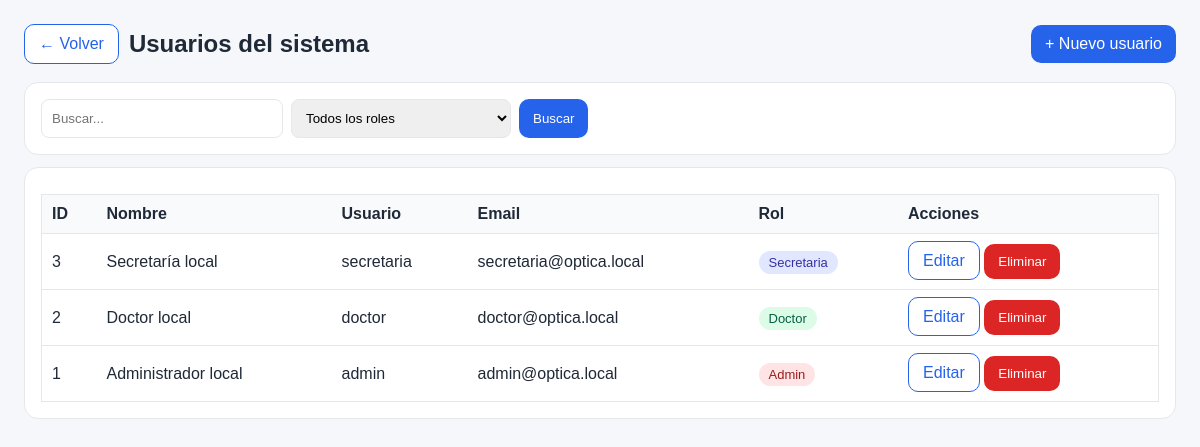
The app's page /Administrador/usuarios.php (signed in) with its own data.
### tables this page shows
CREATE TABLE IF NOT EXISTS usuarios (
  id INT UNSIGNED AUTO_INCREMENT PRIMARY KEY,
  nombre VARCHAR(150) NOT NULL,
  usuario VARCHAR(100) NOT NULL,
  email VARCHAR(160) NOT NULL,
  `contraseña` VARCHAR(255) NOT NULL,
  rol ENUM('admin','doctor','secretaria') NOT NULL DEFAULT 'secretaria',
  reset_token VARCHAR(255) NULL,
  reset_expira DATETIME NULL,
  intentos_fallidos INT NOT NULL DEFAULT 0,
  bloqueado_hasta DATETIME NULL,
  mfa_email TINYINT(1) NOT NULL DEFAULT 0,
  last_login_at DATETIME NULL,
  last_login_ip VARCHAR(45) NULL,
  last_login_ua VARCHAR(255) NULL,
  created_at TIMESTAMP NOT NULL DEFAULT CURRENT_TIMESTAMP,
  updated_at TIMESTAMP NULL DEFAULT NULL ON UPDATE CURRENT_TIMESTAMP,
  UNIQUE KEY uq_usuarios_usuario (usuario),
  UNIQUE KEY uq_usuarios_email (email)
);

### Administrador/usuarios.php (the view, shortened to what this page needs)
<?php
$conn = conectarDB();
$q = trim($_GET['q'] ?? '');
$perPage = 10;
$page = max(1, (int)($_GET['p'] ?? 1));
$offset = ($page - 1) * $perPage;
$where = [];
$types = '';
$vals = [];
$whereSql = $where ? ('WHERE ' . implode(' AND ', $where)) : '';
$sql = "SELECT id, nombre, usuario, email, rol
        FROM usuarios
        $whereSql
        ORDER BY id DESC
        LIMIT ? OFFSET ?";
$types2 = $types . 'ii';
$vals2 = $vals;
$vals2[] = $perPage;
$vals2[] = $offset;
$stmt = $conn->prepare($sql);
$stmt->bind_param($types2, ...$vals2);
$stmt->execute();
$res = $stmt->get_result();
$usuarios = [];
while ($u = $res->fetch_assoc()) {
    $usuarios[] = $u;
}
?>
<!DOCTYPE html>
<html lang="es">
<head>
</head>
<body>
<div class="topbar">
  <div style="display:flex;align-items:center;gap:10px;">
    <a href="<?= BASE_URL ?>Administrador/panelAdmin.php" class="btn btn-outline">← Volver</a>
    <h2 style="margin:0;">Usuarios del sistema</h2>
  </div>
  <a class="btn" href="<?= BASE_URL ?>Administrador/usuario_form.php">+ Nuevo usuario</a>
</div>
<div class="card">
  <form class="inline" method="get" action="">
    <input type="text" name="q" placeholder="Buscar..." value="<?= htmlspecialchars($q) ?>">
    <select name="r">
      <option value="">Todos los roles</option>
    </select>
    <button class="btn" type="submit">Buscar</button>
  </form>
</div>
<div class="card" style="margin-top:12px;">
  <?php if (!$usuarios): ?>
    <p>No hay usuarios para mostrar.</p>
  <?php else: ?>
    <table>
      <thead>
        <tr>
          <th>ID</th>
          <th>Nombre</th>
          <th>Usuario</th>
          <th>Email</th>
          <th>Rol</th>
          <th>Acciones</th>
        </tr>
      </thead>
      <tbody>
        <?php foreach ($usuarios as $u): ?>
          <tr>
            <td><?= (int)$u['id'] ?></td>
            <td><?= htmlspecialchars($u['nombre']) ?></td>
            <td><?= htmlspecialchars($u['usuario']) ?></td>
            <td><?= htmlspecialchars($u['email']) ?></td>
            <td><span class="rol <?= htmlspecialchars($u['rol']) ?>"><?= htmlspecialchars($u['rol']) ?></span></td>
            <td>
              <a class="btn btn-outline" href="<?= BASE_URL ?>Administrador/usuario_form.php?id=<?= (int)$u['id'] ?>">Editar</a>
              <form method="post" action="" style="display:inline;" onsubmit="return confirm('¿Eliminar al usuario &quot;<?= htmlspecialchars($u['usuario']) ?>&quot;?');">
                <button class="btn btn-danger" type="submit">Eliminar</button>
              </form>
            </td>
          </tr>
        <?php endforeach; ?>
      </tbody>
    </table>
  <?php endif; ?>
</div>
</body>
</html>

### Administrador/usuarios.php (style rules this page uses)
:root { --bg:#f5f7fb;--card:#fff;--text:#1f2937;--border:#e5e7eb; --primary:#2563eb;--primaryH:#1d4ed8;--danger:#dc2626;--dangerH:#b91c1c; }
body { font-family:Arial,Helvetica,sans-serif;margin:24px;background:var(--bg);color:var(--text); }
.topbar { display:flex;justify-content:space-between;align-items:center;margin-bottom:18px; }
.btn { border:0;border-radius:10px;padding:10px 14px;background:var(--primary);color:#fff;text-decoration:none;cursor:pointer; }
.btn-outline { background:#fff;color:var(--primary);border:1px solid var(--primary); }
.btn-danger { background:var(--danger);color:#fff; }
.card { background:var(--card);border:1px solid var(--border);border-radius:14px;padding:16px; }
form.inline { display:flex;gap:8px;flex-wrap:wrap; }
input[type="text"],select { padding:10px;border:1px solid var(--border);border-radius:8px;min-width:220px; }
table { width:100%;border-collapse:collapse;margin-top:10px;background:#fff;border:1px solid var(--border); }
th,td { padding:10px;border-bottom:1px solid var(--border);text-align:left; }
th { background:#f9fafb; }
.rol { padding:4px 10px;border-radius:999px;font-size:13px;text-transform:capitalize; }
.rol.admin { background:#ffe4e6;color:#991b1b; }
.rol.doctor { background:#dcfce7;color:#065f46; }
.rol.secretaria { background:#e0e7ff;color:#3730a3; }

### records on screen
usuarios: id "3", nombre "Secretaría local", usuario "secretaria", email "secretaria@optica.local", rol "Secretaria"
usuarios: id "2", nombre "Doctor local", usuario "doctor", email "doctor@optica.local", rol "Doctor"
usuarios: id "1", nombre "Administrador local", usuario "admin", email "admin@optica.local", rol "Admin"
